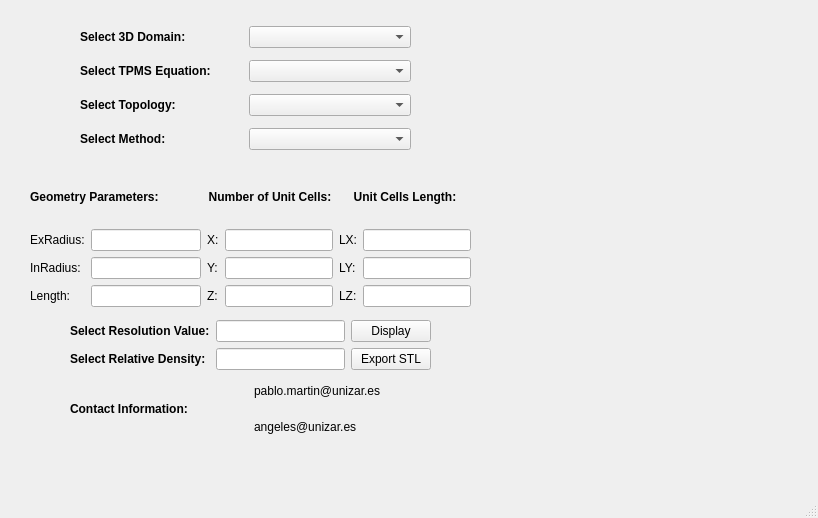
<?xml version="1.0" encoding="UTF-8"?>
<ui version="4.0">
 <class>MainWindow</class>
 <widget class="QMainWindow" name="MainWindow">
  <property name="geometry">
   <rect>
    <x>0</x>
    <y>0</y>
    <width>818</width>
    <height>518</height>
   </rect>
  </property>
  <property name="windowTitle">
   <string>MainWindow</string>
  </property>
  <widget class="QWidget" name="centralwidget">
   <widget class="QLabel" name="labelLogo">
    <property name="geometry">
     <rect>
      <x>540</x>
      <y>280</y>
      <width>201</width>
      <height>161</height>
     </rect>
    </property>
    <property name="text">
     <string/>
    </property>
    <property name="pixmap">
     <pixmap>logo_m2be_2024.png</pixmap>
    </property>
    <property name="scaledContents">
     <bool>true</bool>
    </property>
   </widget>
   <widget class="QWidget" name="vtkDisplayWidget" native="true">
    <property name="geometry">
     <rect>
      <x>490</x>
      <y>20</y>
      <width>301</width>
      <height>251</height>
     </rect>
    </property>
   </widget>
   <widget class="QWidget" name="layoutWidget">
    <property name="geometry">
     <rect>
      <x>70</x>
      <y>320</y>
      <width>361</width>
      <height>122</height>
     </rect>
    </property>
    <layout class="QGridLayout" name="gridLayout_3">
     <item row="0" column="0">
      <layout class="QGridLayout" name="gridLayout">
       <item row="0" column="0">
        <widget class="QLabel" name="labelResolution">
         <property name="font">
          <font>
           <bold>true</bold>
          </font>
         </property>
         <property name="text">
          <string>Select Resolution Value:</string>
         </property>
        </widget>
       </item>
       <item row="0" column="1">
        <widget class="QLineEdit" name="lineEditResolution">
         <property name="alignment">
          <set>Qt::AlignmentFlag::AlignCenter</set>
         </property>
        </widget>
       </item>
       <item row="0" column="2">
        <widget class="QPushButton" name="pushButtonDisplay">
         <property name="text">
          <string>Display</string>
         </property>
        </widget>
       </item>
       <item row="1" column="0">
        <widget class="QLabel" name="labelResolution_2">
         <property name="font">
          <font>
           <bold>true</bold>
          </font>
         </property>
         <property name="text">
          <string>Select Relative Density: </string>
         </property>
        </widget>
       </item>
       <item row="1" column="1">
        <widget class="QLineEdit" name="lineEditDensity">
         <property name="alignment">
          <set>Qt::AlignmentFlag::AlignCenter</set>
         </property>
        </widget>
       </item>
       <item row="1" column="2">
        <widget class="QPushButton" name="pushButtonExport">
         <property name="text">
          <string>Export STL</string>
         </property>
        </widget>
       </item>
      </layout>
     </item>
     <item row="1" column="0">
      <layout class="QGridLayout" name="gridLayout_2">
       <item row="0" column="0" rowspan="2">
        <widget class="QLabel" name="labelContact">
         <property name="font">
          <font>
           <bold>true</bold>
          </font>
         </property>
         <property name="text">
          <string>Contact Information: </string>
         </property>
        </widget>
       </item>
       <item row="0" column="1">
        <widget class="QLabel" name="labelMail1">
         <property name="text">
          <string>pablo.martin@unizar.es</string>
         </property>
        </widget>
       </item>
       <item row="1" column="1">
        <widget class="QLabel" name="labelMail2">
         <property name="text">
          <string>angeles@unizar.es</string>
         </property>
        </widget>
       </item>
      </layout>
     </item>
    </layout>
   </widget>
   <widget class="QWidget" name="layoutWidget">
    <property name="geometry">
     <rect>
      <x>80</x>
      <y>20</y>
      <width>331</width>
      <height>140</height>
     </rect>
    </property>
    <layout class="QGridLayout" name="gridLayout_4">
     <item row="0" column="0">
      <widget class="QLabel" name="labelDomain">
       <property name="font">
        <font>
         <bold>true</bold>
        </font>
       </property>
       <property name="text">
        <string>Select 3D Domain:</string>
       </property>
       <property name="scaledContents">
        <bool>false</bool>
       </property>
       <property name="alignment">
        <set>Qt::AlignmentFlag::AlignLeading|Qt::AlignmentFlag::AlignLeft|Qt::AlignmentFlag::AlignVCenter</set>
       </property>
      </widget>
     </item>
     <item row="0" column="1">
      <widget class="QComboBox" name="comboBoxDomain"/>
     </item>
     <item row="1" column="0">
      <widget class="QLabel" name="labelEquation">
       <property name="font">
        <font>
         <bold>true</bold>
        </font>
       </property>
       <property name="text">
        <string>Select TPMS Equation:</string>
       </property>
       <property name="alignment">
        <set>Qt::AlignmentFlag::AlignLeading|Qt::AlignmentFlag::AlignLeft|Qt::AlignmentFlag::AlignVCenter</set>
       </property>
      </widget>
     </item>
     <item row="1" column="1">
      <widget class="QComboBox" name="comboBoxEquation">
       <property name="editable">
        <bool>false</bool>
       </property>
      </widget>
     </item>
     <item row="2" column="0">
      <widget class="QLabel" name="labelTopology">
       <property name="font">
        <font>
         <bold>true</bold>
        </font>
       </property>
       <property name="text">
        <string>Select Topology:</string>
       </property>
       <property name="scaledContents">
        <bool>false</bool>
       </property>
       <property name="alignment">
        <set>Qt::AlignmentFlag::AlignLeading|Qt::AlignmentFlag::AlignLeft|Qt::AlignmentFlag::AlignVCenter</set>
       </property>
      </widget>
     </item>
     <item row="2" column="1">
      <widget class="QComboBox" name="comboBoxTopology"/>
     </item>
     <item row="3" column="0">
      <widget class="QLabel" name="labelMethod">
       <property name="font">
        <font>
         <bold>true</bold>
        </font>
       </property>
       <property name="text">
        <string>Select Method:</string>
       </property>
       <property name="scaledContents">
        <bool>false</bool>
       </property>
       <property name="alignment">
        <set>Qt::AlignmentFlag::AlignLeading|Qt::AlignmentFlag::AlignLeft|Qt::AlignmentFlag::AlignVCenter</set>
       </property>
      </widget>
     </item>
     <item row="3" column="1">
      <widget class="QComboBox" name="comboBoxMethod"/>
     </item>
    </layout>
   </widget>
   <widget class="QWidget" name="layoutWidget">
    <property name="geometry">
     <rect>
      <x>30</x>
      <y>170</y>
      <width>441</width>
      <height>137</height>
     </rect>
    </property>
    <layout class="QGridLayout" name="gridLayout_9">
     <item row="0" column="0">
      <layout class="QGridLayout" name="gridLayout_7">
       <item row="1" column="1">
        <widget class="QLineEdit" name="lineEditRadius">
         <property name="alignment">
          <set>Qt::AlignmentFlag::AlignCenter</set>
         </property>
        </widget>
       </item>
       <item row="1" column="0">
        <widget class="QLabel" name="labelRadius">
         <property name="text">
          <string>ExRadius:</string>
         </property>
        </widget>
       </item>
       <item row="3" column="0">
        <widget class="QLabel" name="labelHeight">
         <property name="text">
          <string>Length:</string>
         </property>
        </widget>
       </item>
       <item row="3" column="1">
        <widget class="QLineEdit" name="lineEditHeight">
         <property name="alignment">
          <set>Qt::AlignmentFlag::AlignCenter</set>
         </property>
        </widget>
       </item>
       <item row="0" column="0" colspan="2">
        <widget class="QLabel" name="labelGeometryParameters">
         <property name="font">
          <font>
           <bold>true</bold>
          </font>
         </property>
         <property name="text">
          <string>Geometry Parameters:</string>
         </property>
        </widget>
       </item>
       <item row="2" column="0">
        <widget class="QLabel" name="labelRadius_Inner">
         <property name="text">
          <string>InRadius:</string>
         </property>
        </widget>
       </item>
       <item row="2" column="1">
        <widget class="QLineEdit" name="lineEditRadius_Inner">
         <property name="alignment">
          <set>Qt::AlignmentFlag::AlignCenter</set>
         </property>
        </widget>
       </item>
      </layout>
     </item>
     <item row="0" column="1">
      <layout class="QGridLayout" name="gridLayout_8">
       <item row="0" column="0">
        <layout class="QGridLayout" name="gridLayout_6">
         <item row="0" column="0" colspan="2">
          <widget class="QLabel" name="labelUnitCellsNumber">
           <property name="font">
            <font>
             <bold>true</bold>
            </font>
           </property>
           <property name="text">
            <string>Number of Unit Cells:</string>
           </property>
           <property name="alignment">
            <set>Qt::AlignmentFlag::AlignCenter</set>
           </property>
          </widget>
         </item>
         <item row="1" column="0">
          <widget class="QLabel" name="labelX">
           <property name="text">
            <string>X:</string>
           </property>
          </widget>
         </item>
         <item row="1" column="1">
          <widget class="QLineEdit" name="lineEditX">
           <property name="alignment">
            <set>Qt::AlignmentFlag::AlignCenter</set>
           </property>
          </widget>
         </item>
         <item row="2" column="0">
          <widget class="QLabel" name="labelY">
           <property name="text">
            <string>Y:</string>
           </property>
          </widget>
         </item>
         <item row="2" column="1">
          <widget class="QLineEdit" name="lineEditY">
           <property name="alignment">
            <set>Qt::AlignmentFlag::AlignCenter</set>
           </property>
          </widget>
         </item>
         <item row="3" column="0">
          <widget class="QLabel" name="labelZ">
           <property name="text">
            <string>Z:</string>
           </property>
          </widget>
         </item>
         <item row="3" column="1">
          <widget class="QLineEdit" name="lineEditZ">
           <property name="alignment">
            <set>Qt::AlignmentFlag::AlignCenter</set>
           </property>
          </widget>
         </item>
        </layout>
       </item>
       <item row="0" column="1">
        <layout class="QGridLayout" name="gridLayout_5">
         <item row="0" column="0" colspan="2">
          <widget class="QLabel" name="labelUnitCellsLength">
           <property name="font">
            <font>
             <bold>true</bold>
            </font>
           </property>
           <property name="text">
            <string>Unit Cells Length:</string>
           </property>
           <property name="alignment">
            <set>Qt::AlignmentFlag::AlignCenter</set>
           </property>
          </widget>
         </item>
         <item row="1" column="0">
          <widget class="QLabel" name="labelLX">
           <property name="text">
            <string>LX:</string>
           </property>
          </widget>
         </item>
         <item row="1" column="1">
          <widget class="QLineEdit" name="lineEditLX">
           <property name="alignment">
            <set>Qt::AlignmentFlag::AlignCenter</set>
           </property>
          </widget>
         </item>
         <item row="2" column="0">
          <widget class="QLabel" name="labeLY">
           <property name="text">
            <string>LY:</string>
           </property>
          </widget>
         </item>
         <item row="2" column="1">
          <widget class="QLineEdit" name="lineEditLY">
           <property name="alignment">
            <set>Qt::AlignmentFlag::AlignCenter</set>
           </property>
          </widget>
         </item>
         <item row="3" column="0">
          <widget class="QLabel" name="labelLZ">
           <property name="text">
            <string>LZ:</string>
           </property>
          </widget>
         </item>
         <item row="3" column="1">
          <widget class="QLineEdit" name="lineEditLZ">
           <property name="alignment">
            <set>Qt::AlignmentFlag::AlignCenter</set>
           </property>
          </widget>
         </item>
        </layout>
       </item>
      </layout>
     </item>
    </layout>
   </widget>
  </widget>
  <widget class="QMenuBar" name="menubar">
   <property name="geometry">
    <rect>
     <x>0</x>
     <y>0</y>
     <width>818</width>
     <height>43</height>
    </rect>
   </property>
  </widget>
  <widget class="QStatusBar" name="statusbar"/>
 </widget>
 <resources/>
 <connections/>
</ui>
